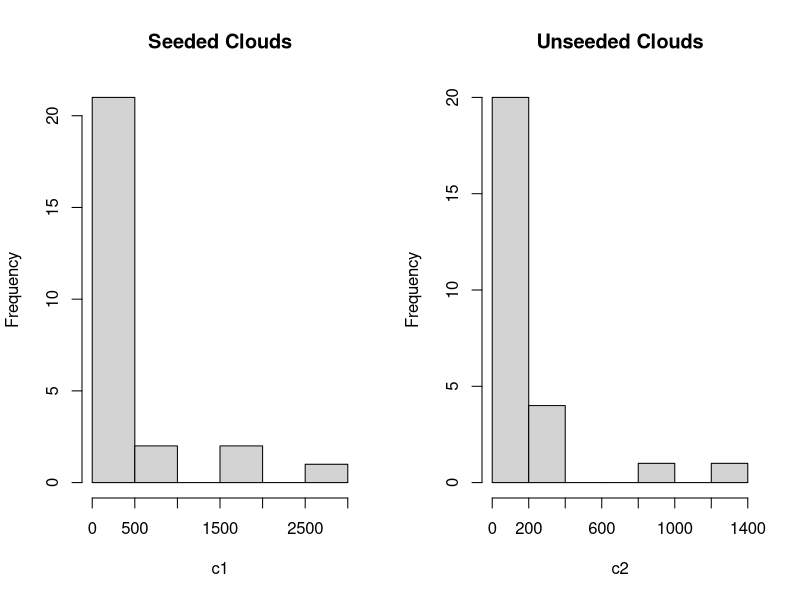
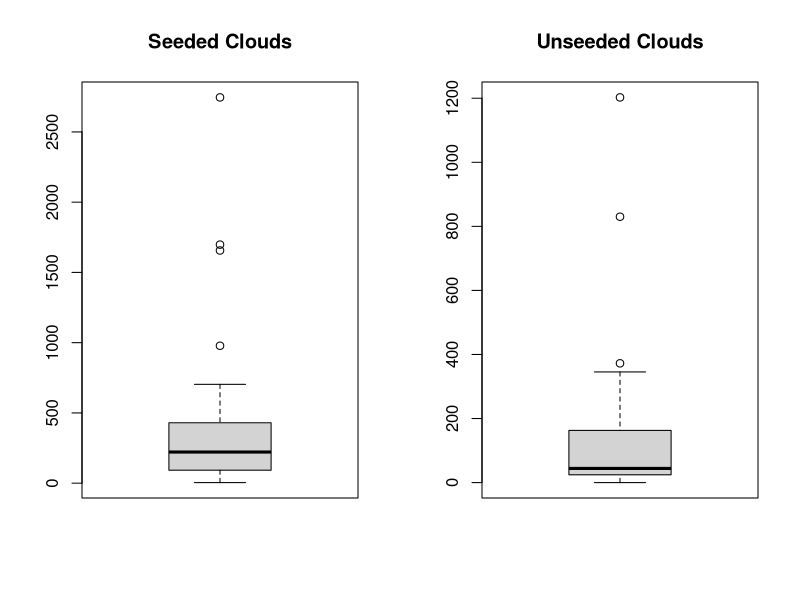

Generate these figures, in order, with R:
data <- read.table("./datas/clouds.txt", header = TRUE)
head(data)

c1 = data[,1] # seeded
c2 = data[,2] # unseeded

T1 = mean(c1); T2 = mean(c2) ; T1 ; T2 # Different means

par(mfrow=c(1,2)) ; hist(c1,main = "Seeded Clouds") ; hist(c2,main = "Unseeded Clouds")
boxplot(c1,main="Seeded Clouds") ; boxplot(c2,main = "Unseeded Clouds")

# Bootstrap Cl in R
B = 1000
Tstar = numeric(B) ; Tstar

for (i in 1:B) {
  Xstar = sample(c1,replace = TRUE) ; # sample size : length(c1)
  Tstar [i] = mean(Xstar) ;
  
}

Tstar25 = quantile(Tstar,0.025) # T*(alpha/2)
Tstar975 = quantile(Tstar,0.975) # T*(1-alpha/2)

Tstar25 ; Tstar975
#     2.5% 
#  231.6931 
#     97.5% 
#  699.5819

sum(Tstar<Tstar25)

# Bootstrap Confidence Interval for theta:
c(2*T1 - Tstar975,2*T1-Tstar25)
# The 95% bootstrap confidence interval for the population mean of seeded clouds is [184,652]